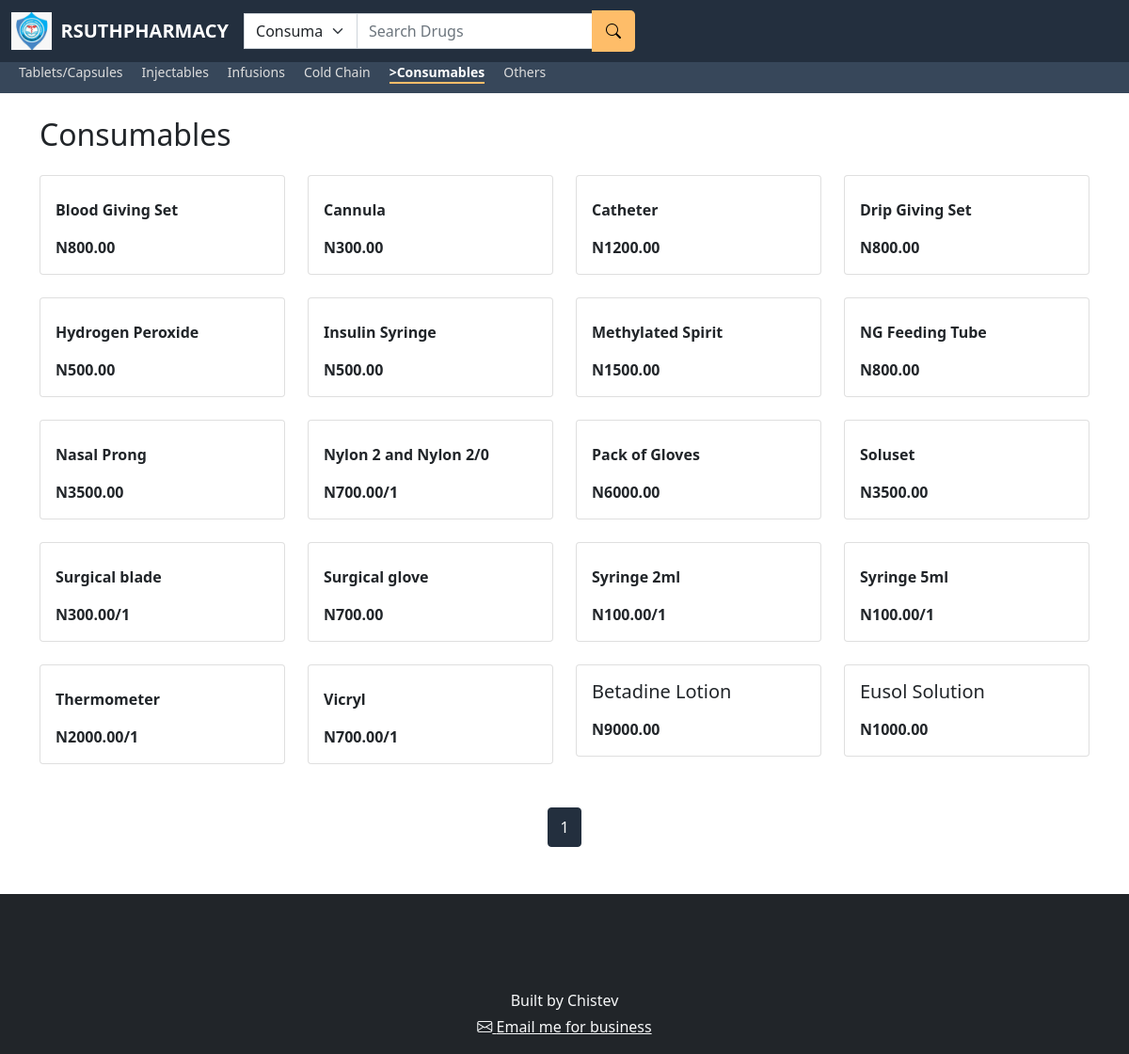
Page /category/consumables/ on the earlier database version.
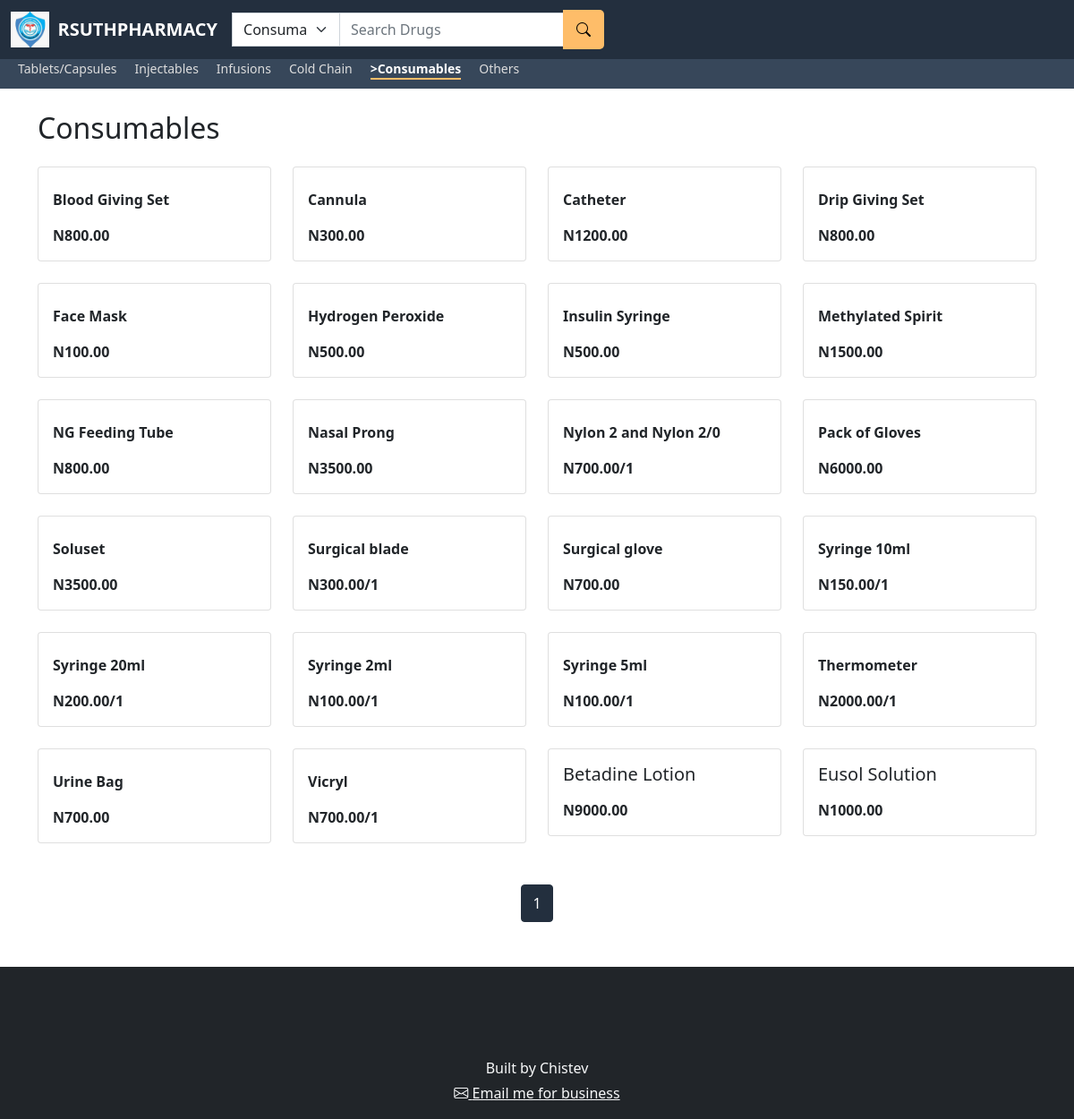
Same page on the later database version.
### price_list/models.py (models this page shows, shortened)
class Category(models.Model):
    name = models.CharField(max_length=100)
    slug = models.SlugField(unique=True)

class Product(models.Model):
    brand_name = models.CharField(max_length=100, blank=True, null=True)
    generic_name = models.CharField(max_length=100, blank=True, null=True)
    quantity_available = models.IntegerField(blank=True, null=True)
    price = models.DecimalField(max_digits=10, decimal_places=2, blank=True, null=True)
    is_out_of_stock = models.BooleanField(default=False)
    price_per_unit = models.BooleanField(default=False,
                                         help_text="Indicates if the price is per unit (e.g., tablet, ampoule) "
                                                   "or for the full product.")
    category = models.ForeignKey(Category, related_name='products', on_delete=models.CASCADE)
    class Meta:
        ordering = ['category', 'brand_name']

### price_list/views.py (the view)
# urls.py: path('', views.index, name='index'),
def index(request, category_slug=None):
    categories = list(Category.objects.all())
    others_category = next((c for c in categories if c.name.lower() == "others"), None)
    if others_category:
        categories.remove(others_category)
        categories.append(others_category)
    selected_category_slug = request.GET.get('category', None) or category_slug
    search_query = request.GET.get('search', '')
    selected_category = None
    products = Product.objects.all().order_by("brand_name", "generic_name")
    if selected_category_slug and selected_category_slug != "all":
        selected_category = get_object_or_404(Category, slug=selected_category_slug)
        products = products.filter(category=selected_category)
    if search_query:
        products = products.filter(
            Q(brand_name__icontains=search_query) |
            Q(generic_name__icontains=search_query)
        )
    paginator = Paginator(products, 40)
    page_number = request.GET.get('page')
    page_obj = paginator.get_page(page_number)
    return render(request, 'price_list/index.html', {
        'categories': categories,
        'page_obj': page_obj,
        'selected_category': selected_category,
        'search_query': search_query,
    })

### price_list/templates/price_list/index.html (shortened to what this page needs)
{% load static %}
<!DOCTYPE html>
<html lang="en">
<head>
    <link href="https://cdn.jsdelivr.net/npm/bootstrap@5.1.3/dist/css/bootstrap.min.css" rel="stylesheet">
    <link href="https://cdnjs.cloudflare.com/ajax/libs/bootstrap-icons/1.10.0/font/bootstrap-icons.min.css" rel="stylesheet">
    <link rel="stylesheet" href="{% static 'css/styles.css' %}">
</head>
<body>
    <nav class="navbar navbar-expand-lg navbar-dark">
        <div class="container-fluid">
            <a class="navbar-brand d-flex align-items-center" href="/">
                <img src="{% static 'images/logo.jpeg' %}" alt="Logo" class="navbar-logo">
                <strong>RSUTHPHARMACY</strong>
            </a>
            <form class="d-flex search-bar" method="GET" action="{% url 'index' %}">
                <select class="form-select search-input" name="category" style="max-width: 120px;">
                    {% for category in categories %}
                        <option value="{{ category.slug }}" {% if selected_category and selected_category.slug == category.slug %}selected{% endif %}>
                            {{ category.name }}
                        </option>
                    {% endfor %}
                </select>
                <input class="form-control search-input" type="search" name="search" placeholder="Search Drugs" value="{{ search_query }}" aria-label="Search">
                <button class="btn search-btn" type="submit">
                    <i class="bi bi-search"></i>
                </button>
            </form>
        </div>
    </nav>
    <div class="sub-nav">
        {% for category in categories %}
            <a href="{% url 'category_detail' category.slug %}"
               {% if selected_category and selected_category.slug == category.slug %}
                   class="active"
               {% endif %}
            >{{ category.name }}</a>
        {% endfor %}
    </div>
    <div class="container mt-4">
        {% if selected_category %}
        <h2 class="mb-4">{{ selected_category.name }}</h2>
    {% else %}
        <h2 class="mb-4">All Products</h2>
    {% endif %}
    {% if page_obj %}
        <div class="row">
            {% for product in page_obj %}
            <div class="col-6 col-md-3 mb-4">
                <div class="card">
                    <div class="card-body">
                        <h5 class="card-title">
                            {% if product.brand_name %}
                                {{ product.brand_name }}
                            {% endif %}
                        </h5>
                        <p class="card-text">
                            {% if product.generic_name %}
                                <strong>{{ product.generic_name }}</strong>
                            {% endif %}
                        </p>
                        {% if product.price_per_unit %}
                            <p class="card-text"><strong>N{{ product.price }}/1</strong></p>
                        {% else %}
                            <p class="card-text"><strong>N{{ product.price }}</strong></p>
                        {% endif %}
                    </div>
                </div>
            </div>
            {% endfor %}
        </div>
        {% else %}
        <p class="text-center text-muted">No products found matching your search.</p>
    {% endif %}
        <nav aria-label="Page navigation">
            <ul class="pagination justify-content-center">
                {% for num in page_obj.paginator.page_range %}
                    {% if page_obj.number == num %}
                        <li class="page-item active">
                            <span class="page-link">{{ num }}</span>
                        </li>
                    {% elif num > page_obj.number|add:'-3' and num < page_obj.number|add:'3' %}
                        <li class="page-item">
                            <a class="page-link" href="?page={{ num }}">{{ num }}</a>
                        </li>
                    {% elif num == 1 or num == page_obj.paginator.num_pages %}
                        <li class="page-item">
                            <a class="page-link" href="?page={{ num }}">{{ num }}</a>
                        </li>
                    {% elif num == page_obj.number|add:'-3' or num == page_obj.number|add:'3' %}
                        <li class="page-item disabled">
                            <span class="page-link">...</span>
                        </li>
                    {% endif %}
                {% endfor %}
            </ul>
        </nav>
    </div>
    <footer class="bg-dark text-light mt-5">
        <div class="container text-center">
            <p class="mb-1">Built by Chistev</p>
            <p>
                <a href="mailto:chistev12@gmail.com" class="text-light">
                    <i class="bi bi-envelope"></i> Email me for business
                </a>
            </p>
        </div>
    </footer>
</body>
</html>

### static/css/styles.css (style rules this page uses)
body { padding-top: 100px; }
.navbar { background-color: #232f3e; position: fixed; top: 0; width: 100%; z-index: 1000; }
.navbar a, .navbar span { color: white; }
.navbar .search-bar { flex: 1; display: flex; align-items: center; }
.search-input { border-radius: 0; border-right: none; width: 250px; }
.search-btn { background-color: #febd69; border: none; color: black; padding: 10px 15px; border-radius: 0 5px 5px 0; }
.search-btn i { font-size: 16px; }
.navbar-logo { max-height: 40px; margin-right: 10px; }
.sub-nav { background-color: #37475a; padding: 10px; display: flex; flex-wrap: wrap; position: fixed; top: 56px; width: 100%; z-index: 999; overflow-x: auto; white-space: nowrap; }
.sub-nav a { color: #ddd; margin: 0 10px; text-decoration: none; font-size: 14px; white-space: nowrap; }
.sub-nav a.active { color: white; font-weight: bold; border-bottom: 2px solid #febd69; }
.container { margin-top: 100px; }
.pagination { display: flex; justify-content: center; padding-top: 20px; }
.pagination .page-item { margin: 2px; }
.pagination .page-link { color: #232f3e; border: 1px solid #ddd; padding: 8px 12px; border-radius: 4px; }
.pagination .page-item.active .page-link { background-color: #232f3e; color: white; border: 1px solid #232f3e; }
footer { background-color: #232f3e; color: white; padding: 1px 0; text-align: center; position: relative; bottom: 0; width: 100%; }
footer a { text-decoration: underline; color: #ffffff; transition: color 0.3s ease, text-decoration 0.3s ease; }

Differences in the rows shown:
added Product: generic_name "Face Mask", price "100.00"
added Product: generic_name "Syringe 10ml", price "150.00"
added Product: generic_name "Syringe 20ml", price "200.00"
added Product: generic_name "Urine Bag", price "700.00"
